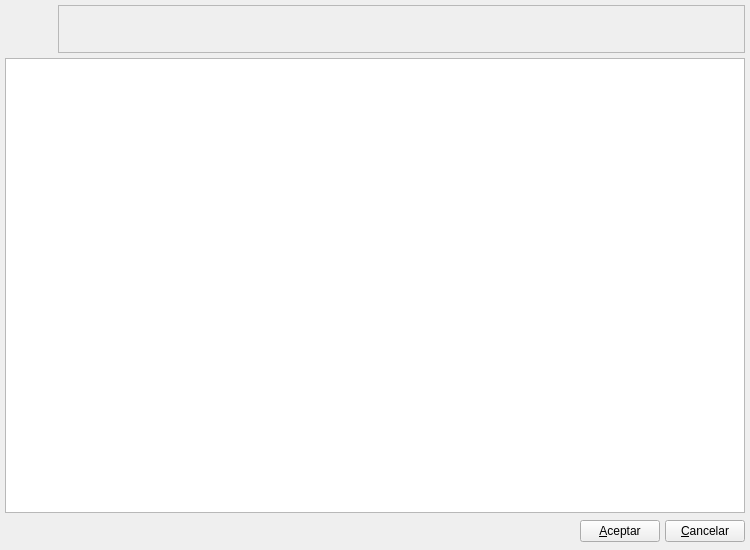
<?xml version="1.0" encoding="UTF-8"?>
<ui version="4.0">
 <author>Tomeu Borras Riera</author>
 <class>ListInventarioSimpleBase</class>
 <widget class="QWidget" name="ListInventarioSimpleBase">
  <property name="geometry">
   <rect>
    <x>0</x>
    <y>0</y>
    <width>750</width>
    <height>550</height>
   </rect>
  </property>
  <property name="windowTitle">
   <string>Cuotas Socio</string>
  </property>
  <property name="windowIcon">
   <iconset resource="../pluginbf_profesor/gestionaula.qrc">
    <normaloff>:/ImgGestionAula/icons/mix_money_32.png</normaloff>:/ImgGestionAula/icons/mix_money_32.png</iconset>
  </property>
  <layout class="QGridLayout">
   <property name="margin">
    <number>5</number>
   </property>
   <property name="spacing">
    <number>5</number>
   </property>
   <item row="2" column="0">
    <layout class="QHBoxLayout">
     <property name="spacing">
      <number>5</number>
     </property>
     <property name="margin">
      <number>0</number>
     </property>
     <item>
      <spacer>
       <property name="orientation">
        <enum>Qt::Horizontal</enum>
       </property>
       <property name="sizeHint" stdset="0">
        <size>
         <width>151</width>
         <height>27</height>
        </size>
       </property>
      </spacer>
     </item>
     <item>
      <widget class="QPushButton" name="mui_aceptar">
       <property name="text">
        <string>&amp;Aceptar</string>
       </property>
      </widget>
     </item>
     <item>
      <widget class="QPushButton" name="mui_cancelar">
       <property name="text">
        <string>&amp;Cancelar</string>
       </property>
      </widget>
     </item>
    </layout>
   </item>
   <item row="1" column="0">
    <widget class="ListInventarioSimpleSubForm" name="mui_listado">
     <property name="horizontalScrollMode">
      <enum>QAbstractItemView::ScrollPerPixel</enum>
     </property>
    </widget>
   </item>
   <item row="0" column="0">
    <layout class="QHBoxLayout">
     <property name="spacing">
      <number>5</number>
     </property>
     <property name="margin">
      <number>0</number>
     </property>
     <item>
      <widget class="QLabel" name="label">
       <property name="minimumSize">
        <size>
         <width>48</width>
         <height>48</height>
        </size>
       </property>
       <property name="maximumSize">
        <size>
         <width>48</width>
         <height>48</height>
        </size>
       </property>
       <property name="pixmap">
        <pixmap resource="../pluginbf_profesor/gestionaula.qrc">:/ImgGestionAula/icons/mix_money_32.png</pixmap>
       </property>
       <property name="scaledContents">
        <bool>true</bool>
       </property>
      </widget>
     </item>
     <item>
      <widget class="QFrame" name="frame">
       <property name="sizePolicy">
        <sizepolicy hsizetype="Expanding" vsizetype="Preferred">
         <horstretch>0</horstretch>
         <verstretch>0</verstretch>
        </sizepolicy>
       </property>
       <property name="frameShape">
        <enum>QFrame::StyledPanel</enum>
       </property>
       <property name="frameShadow">
        <enum>QFrame::Raised</enum>
       </property>
      </widget>
     </item>
    </layout>
   </item>
  </layout>
 </widget>
 <layoutdefault spacing="2" margin="6"/>
 <customwidgets>
  <customwidget>
   <class>ListInventarioSimpleSubForm</class>
   <extends>QTableWidget</extends>
   <header>listinventariosimpleview.h</header>
  </customwidget>
 </customwidgets>
 <resources>
  <include location="../../../bulmages.qrc"/>
  <include location="../pluginbf_profesor/gestionaula.qrc"/>
 </resources>
 <connections>
  <connection>
   <sender>mui_cancelar</sender>
   <signal>clicked()</signal>
   <receiver>ListInventarioSimpleBase</receiver>
   <slot>close()</slot>
   <hints>
    <hint type="sourcelabel">
     <x>311</x>
     <y>563</y>
    </hint>
    <hint type="destinationlabel">
     <x>6</x>
     <y>564</y>
    </hint>
   </hints>
  </connection>
 </connections>
</ui>
